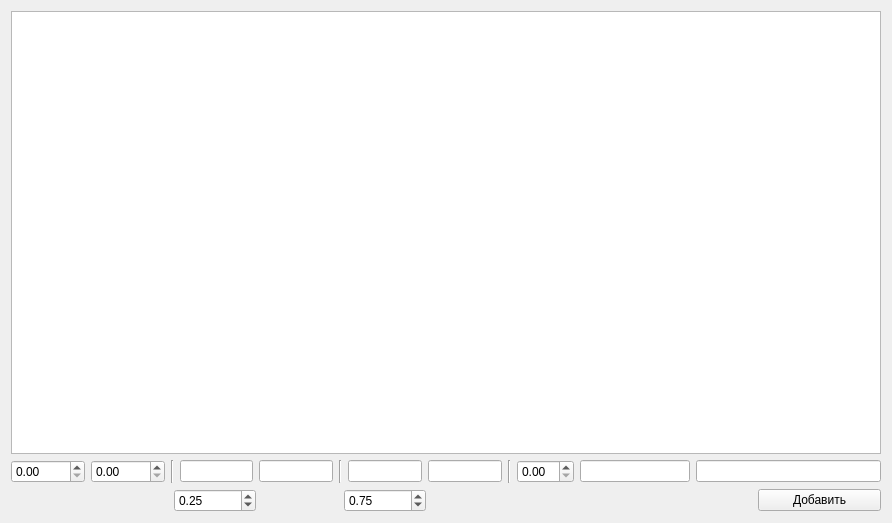
<?xml version="1.0" encoding="UTF-8"?>
<ui version="4.0">
 <class>CensusWidget</class>
 <widget class="QWidget" name="CensusWidget">
  <property name="geometry">
   <rect>
    <x>0</x>
    <y>0</y>
    <width>892</width>
    <height>523</height>
   </rect>
  </property>
  <property name="windowTitle">
   <string>Form</string>
  </property>
  <layout class="QVBoxLayout" name="verticalLayout">
   <item>
    <layout class="QHBoxLayout" name="horizontalLayout_2">
     <item>
      <widget class="QTableView" name="tableView"/>
     </item>
    </layout>
   </item>
   <item>
    <layout class="QHBoxLayout" name="horizontalLayout" stretch="2,2,0,2,2,0,2,2,0,1,3,5">
     <item>
      <widget class="QDoubleSpinBox" name="mastBe">
       <property name="maximum">
        <double>999.990000000000009</double>
       </property>
       <property name="singleStep">
        <double>0.500000000000000</double>
       </property>
      </widget>
     </item>
     <item>
      <widget class="QDoubleSpinBox" name="fact">
       <property name="maximum">
        <double>999.990000000000009</double>
       </property>
       <property name="singleStep">
        <double>0.500000000000000</double>
       </property>
      </widget>
     </item>
     <item>
      <widget class="Line" name="line_2">
       <property name="orientation">
        <enum>Qt::Vertical</enum>
       </property>
      </widget>
     </item>
     <item>
      <widget class="QLineEdit" name="toMeUSD">
       <property name="alignment">
        <set>Qt::AlignRight|Qt::AlignTrailing|Qt::AlignVCenter</set>
       </property>
       <property name="readOnly">
        <bool>true</bool>
       </property>
      </widget>
     </item>
     <item>
      <widget class="QLineEdit" name="toMeRub">
       <property name="alignment">
        <set>Qt::AlignRight|Qt::AlignTrailing|Qt::AlignVCenter</set>
       </property>
       <property name="readOnly">
        <bool>true</bool>
       </property>
      </widget>
     </item>
     <item>
      <widget class="Line" name="line_3">
       <property name="orientation">
        <enum>Qt::Vertical</enum>
       </property>
      </widget>
     </item>
     <item>
      <widget class="QLineEdit" name="toArtistUSD">
       <property name="alignment">
        <set>Qt::AlignRight|Qt::AlignTrailing|Qt::AlignVCenter</set>
       </property>
      </widget>
     </item>
     <item>
      <widget class="QLineEdit" name="toArtistRub">
       <property name="alignment">
        <set>Qt::AlignRight|Qt::AlignTrailing|Qt::AlignVCenter</set>
       </property>
      </widget>
     </item>
     <item>
      <widget class="Line" name="line">
       <property name="orientation">
        <enum>Qt::Vertical</enum>
       </property>
      </widget>
     </item>
     <item>
      <widget class="QDoubleSpinBox" name="rate">
       <property name="singleStep">
        <double>0.010000000000000</double>
       </property>
      </widget>
     </item>
     <item>
      <widget class="QLineEdit" name="Artist"/>
     </item>
     <item>
      <widget class="QLineEdit" name="forWhat"/>
     </item>
    </layout>
   </item>
   <item>
    <layout class="QHBoxLayout" name="horizontalLayout_3" stretch="4,2,2,2,8,3">
     <item>
      <spacer name="horizontalSpacer">
       <property name="orientation">
        <enum>Qt::Horizontal</enum>
       </property>
       <property name="sizeHint" stdset="0">
        <size>
         <width>40</width>
         <height>20</height>
        </size>
       </property>
      </spacer>
     </item>
     <item>
      <widget class="QDoubleSpinBox" name="cofMe">
       <property name="maximum">
        <double>1.000000000000000</double>
       </property>
       <property name="singleStep">
        <double>0.050000000000000</double>
       </property>
       <property name="value">
        <double>0.250000000000000</double>
       </property>
      </widget>
     </item>
     <item>
      <spacer name="horizontalSpacer_2">
       <property name="orientation">
        <enum>Qt::Horizontal</enum>
       </property>
       <property name="sizeHint" stdset="0">
        <size>
         <width>40</width>
         <height>20</height>
        </size>
       </property>
      </spacer>
     </item>
     <item>
      <widget class="QDoubleSpinBox" name="cofArtist">
       <property name="maximum">
        <double>1.000000000000000</double>
       </property>
       <property name="singleStep">
        <double>0.050000000000000</double>
       </property>
       <property name="value">
        <double>0.750000000000000</double>
       </property>
      </widget>
     </item>
     <item>
      <spacer name="horizontalSpacer_3">
       <property name="orientation">
        <enum>Qt::Horizontal</enum>
       </property>
       <property name="sizeHint" stdset="0">
        <size>
         <width>40</width>
         <height>20</height>
        </size>
       </property>
      </spacer>
     </item>
     <item>
      <widget class="QPushButton" name="pushButton">
       <property name="text">
        <string>Добавить</string>
       </property>
      </widget>
     </item>
    </layout>
   </item>
  </layout>
 </widget>
 <resources/>
 <connections/>
</ui>
